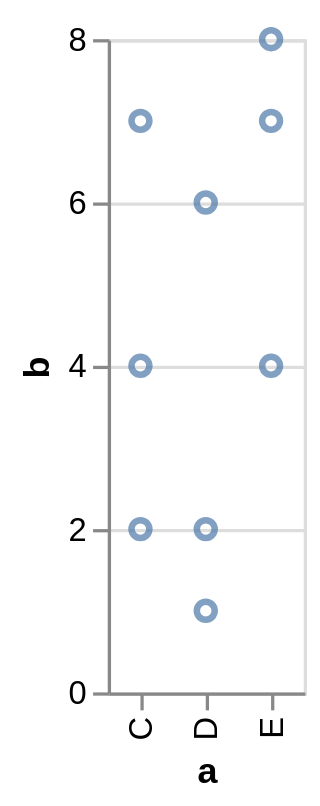

The specification (Vega-Lite) saved for this image:
### Vega specification from a JSON file in a GitHub repository (floating-point values rounded to 4 significant figures)
{"$schema": "https://vega.github.io/schema/vega/v5.json", "autosize": "pad", "padding": 5, "height": 200, "style": "cell", "data": [{"name": "source_0", "values": [{"a": "C", "b": 2}, {"a": "C", "b": 7}, {"a": "C", "b": 4}, {"a": "D", "b": 1}, {"a": "D", "b": 2}, {"a": "D", "b": 6}, {"a": "E", "b": 8}, {"a": "E", "b": 4}, {"a": "E", "b": 7}]}, {"name": "data_0", "source": "source_0", "transform": [{"type": "filter", "expr": "datum[\"b\"] !== null && isFinite(datum[\"b\"])"}]}], "signals": [{"name": "plotname_x_step", "value": 20}, {"name": "width", "update": "bandspace(domain('plotname_x').length, 1, 0.5) * plotname_x_step"}], "marks": [{"name": "plotname_marks", "type": "symbol", "style": ["point"], "from": {"data": "data_0"}, "encode": {"update": {"opacity": {"value": 0.7}, "fill": {"value": "transparent"}, "stroke": {"value": "#4c78a8"}, "x": {"scale": "plotname_x", "field": "a"}, "y": {"scale": "plotname_y", "field": "b"}}}}], "scales": [{"name": "plotname_x", "type": "point", "domain": {"data": "data_0", "field": "a", "sort": true}, "range": {"step": {"signal": "plotname_x_step"}}, "padding": 0.5}, {"name": "plotname_y", "type": "linear", "domain": {"data": "data_0", "field": "b"}, "range": [{"signal": "height"}, 0], "nice": true, "zero": true}], "axes": [{"scale": "plotname_y", "orient": "left", "gridScale": "plotname_x", "grid": true, "tickCount": {"signal": "ceil(height/40)"}, "domain": false, "labels": false, "maxExtent": 0, "minExtent": 0, "ticks": false, "zindex": 0}, {"scale": "plotname_x", "orient": "bottom", "grid": false, "title": "a", "labelAlign": "right", "labelAngle": 270, "labelBaseline": "middle", "zindex": 0}, {"scale": "plotname_y", "orient": "left", "grid": false, "title": "b", "labelOverlap": true, "tickCount": {"signal": "ceil(height/40)"}, "zindex": 0}]}
